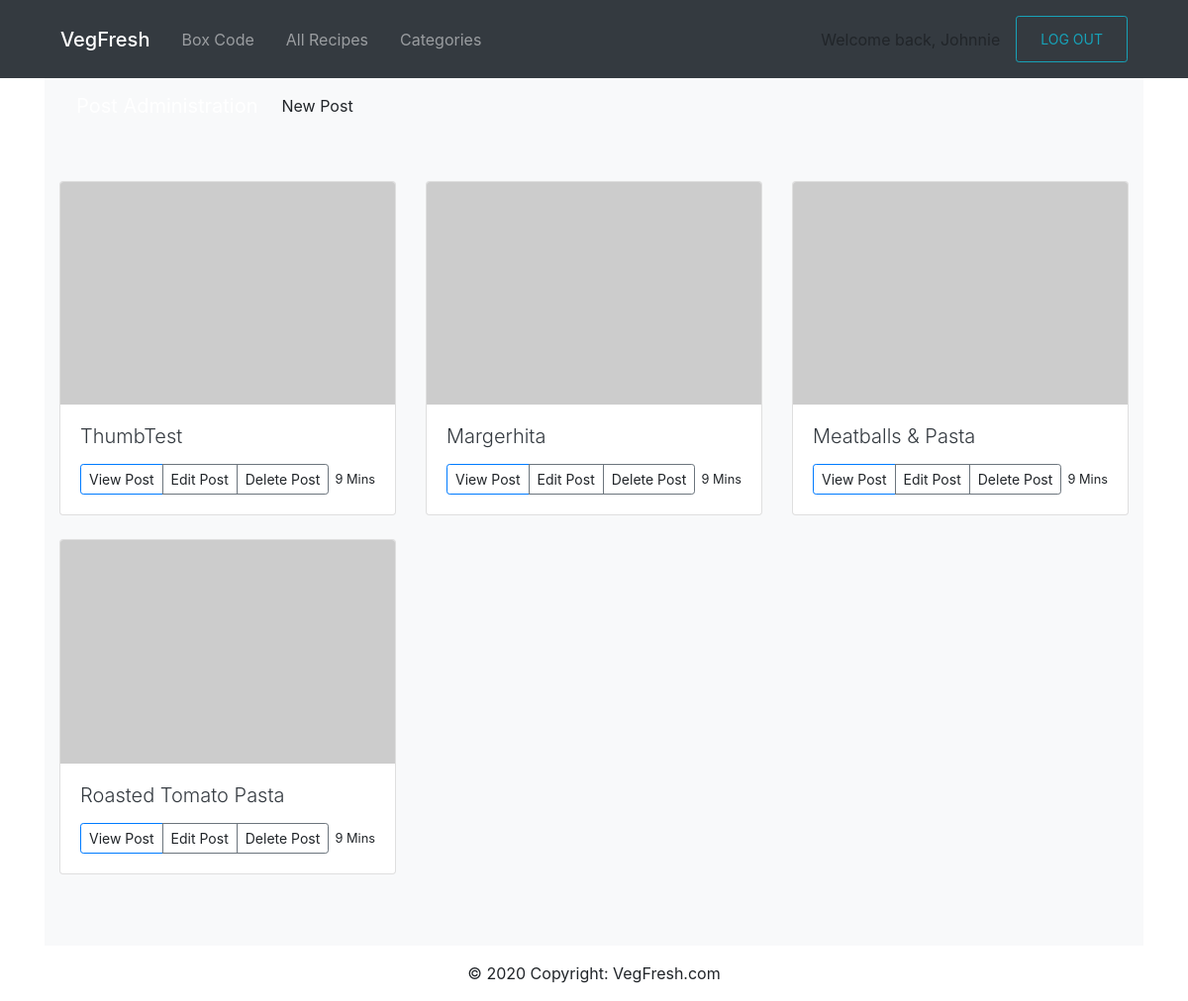
The app's page /posts/ (signed in) with its own data.
### core/models.py (models this page shows, shortened)
class Core(models.Model):
    title = models.CharField(max_length=200)
    excerpt = models.TextField(null=True)
    category = models.CharField(max_length=10)
    cookTime = models.CharField(max_length=20)
    prepTime = models.CharField(max_length=20)
    ingredients = models.ManyToManyField(Ingredient)
    process = models.TextField(null=True)
    slug = models.SlugField(max_length=100, unique=True)
    updated = models.DateTimeField(auto_now=True)
    published = models.DateTimeField(default=timezone.now)
    thumb = models.ImageField(default='default.png', blank=True)
    def get_absolute_url(self):
        return reverse('core:single', args=[self.slug])
    class Meta:
        ordering = ['-published']

### core/views.py (the view)
# urls.py: path('posts/', views.PostsView.as_view(), name='posts'),
class PostsView(ListView):
    model = Core
    template_name = 'core/admin.html'
    context_object_name = 'post_list'

### templates/core/admin.html (shortened to what this page needs)
{% extends 'core/base.html' %}
{% block content %}
<nav class="navbar navbar-expand-lg navbar-light bg-light">
    <div class="navbar-brand">Post Administration</div>
<div class="collapse navbar-collapse" id="navbarNav">
    <ul class="navbar-nav">
        <li class="nav-item active">
            <a class="nav-link" href="{% url 'core:add' %}">New Post</a>
        </li>
    </ul>
</div>
</nav>
<div class="album py-5 bg-light">
    <div class="container">
        <div class="row">
        {% for post in post_list %}
            <div class="col-md-4">
                <div class="card mb-4 box-shadow">
                    <img class="card-img-top" src="https://via.placeholder.com/150x100" alt="Card image cap">
                    <div class="card-body">
                        <h4 class="lead"><a class="text-dark" href="{% url 'core:single' post.pk %}">{{ post.title }}</a></h4>
                        <div class="d-flex justify-content-between align-items-center">
                            <div class="btn-group">
                                <a href="{{ post.get_absolute_url }}" class="btn btn-sm btn-outline-primary" role="button" aria-pressed="true">View Post</a>
                                <a href="{% url 'core:edit' post.pk %}" class="btn btn-sm btn-outline-secondary" role="button" aria-pressed="true">Edit Post</a>
                                <a href="{% url 'core:delete' post.pk %}" class="btn btn-sm btn-outline-secondary" role="button" aria-pressed="true">Delete Post</a>
                            </div>
                            <small class="text-muted-9">9 Mins</small>
                        </div>
                    </div>
                </div>
            </div>
        {% endfor %}
        </div>
    </div>
</div>
{% endblock %}

### templates/core/navbar.html (shortened to what this page needs)
<!doctype html>
<html lang="en">
    {% load static %}
    <link rel="stylesheet" type="text/css" href="{% static 'CSS/Navbar/style.css' %}">
    <link rel="stylesheet" href="https://stackpath.bootstrapcdn.com/bootstrap/4.3.1/css/bootstrap.min.css">
   <nav class="navbar navbar-expand-xl navbar-dark bg-dark">
    <div class="container">
  <a class="navbar-brand mb-0 h4" href="/">VegFresh</a>
  <div class="collapse navbar-collapse" id="navbarSupportedContent">
    <ul class="navbar-nav mr-auto">
        {% if user.is_authenticated %}
        <li class="nav-link">
            <a class="nav-link" href="{% url 'core:recipe_set' %}">Box Code</a>
        </li>
      <li class="nav-link">
            <a class="nav-link" href="{% url 'core:recipes' %}">All Recipes</a>
      </li>
      <li class="nav-link">
            <a class="nav-link" href="{% url 'core:categories' %}">Categories</a>
      </li>
        {% endif %}
    </ul>
                    {% if user.is_authenticated %}
                        <div class="User-Banner">Welcome back, <a href="{% url 'core:dashboard' %}">{{request.user.username}}</a></div>
        {% endif %}
      <li class="nav-link">
      <button type="button" class="btn btn-outline-info btn-sm">
          <a class="nav-link"
            {% if user.is_authenticated %}
                <a href="{% url 'core:logout' %}">LOG OUT</a>
            {% else %}
                <a href="{% url 'core:login' %}">LOG IN</a>
            {% endif %}
      </button>
      </li>
  </div>
</nav>
  <body>

### static/CSS/Navbar/style.css (style rules this page uses)
.navbar-brand { margin-left: 1rem; color: white !important; }
a { color:inherit !important; text-decoration: none !important; }

### records on screen
Core: title "ThumbTest"
Core: title "Margerhita"
Core: title "Meatballs & Pasta"
Core: title "Roasted Tomato Pasta"

### other values on screen
{{ request.user.username }} "Johnnie"
